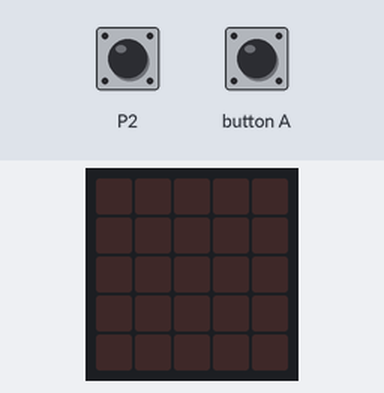
Simulated run of this program. Board: BBC micro:bit (MakeCode). Shown: the board's 5×5 LED display. Inputs (shaded band) come from the test bench; at power-on: P2 LOW.

Above: at 1.2 s.
1.3 s: P2 pulled HIGH for 0.15 s
At 2.2 s:
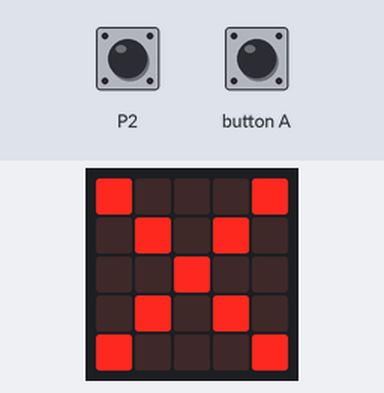
2.9 s: button A pressed for 0.15 s
At 4.1 s:
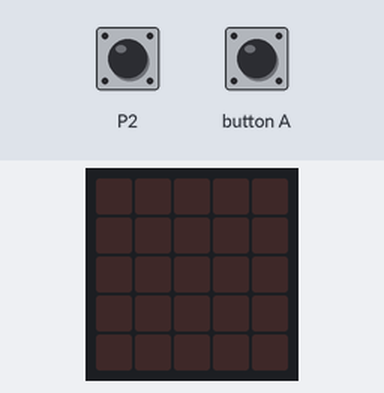
4.5 s: P2 pulled HIGH for 1 s
At 4.8 s:
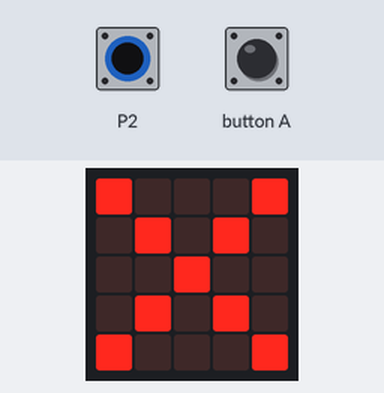
Timing chart, 0 to 7.5 s (numbered marks = the images above; inputs shaded):
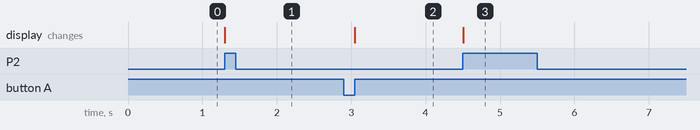

The program:

main.ts
```typescript
input.onButtonPressed(Button.A, function () {
    étatactuel = 0
    basic.clearScreen()
})
let étatactuel = 0
étatactuel = 0
let étatpasse = 0
basic.forever(function () {
    étatactuel = pins.digitalReadPin(DigitalPin.P2)
    if (étatactuel != étatpasse) {
        if (étatactuel == 1) {
            basic.showLeds(`
                # . . . #
                . # . # .
                . . # . .
                . # . # .
                # . . . #
                `)
        }
    }
    étatpasse = étatactuel
})
```

test.ts
```typescript
// les tests vont ici ; cela ne sera pas compilé si ce paquet est utilisé en tant qu'extension.
```

Measured:
- after the input at 1.3 s, the display: changes at once (image 1)
- after the input at 2.9 s, the display: changes after 0.15 s (image 2)
- after the input at 4.5 s, the display: changes at once (image 3)
